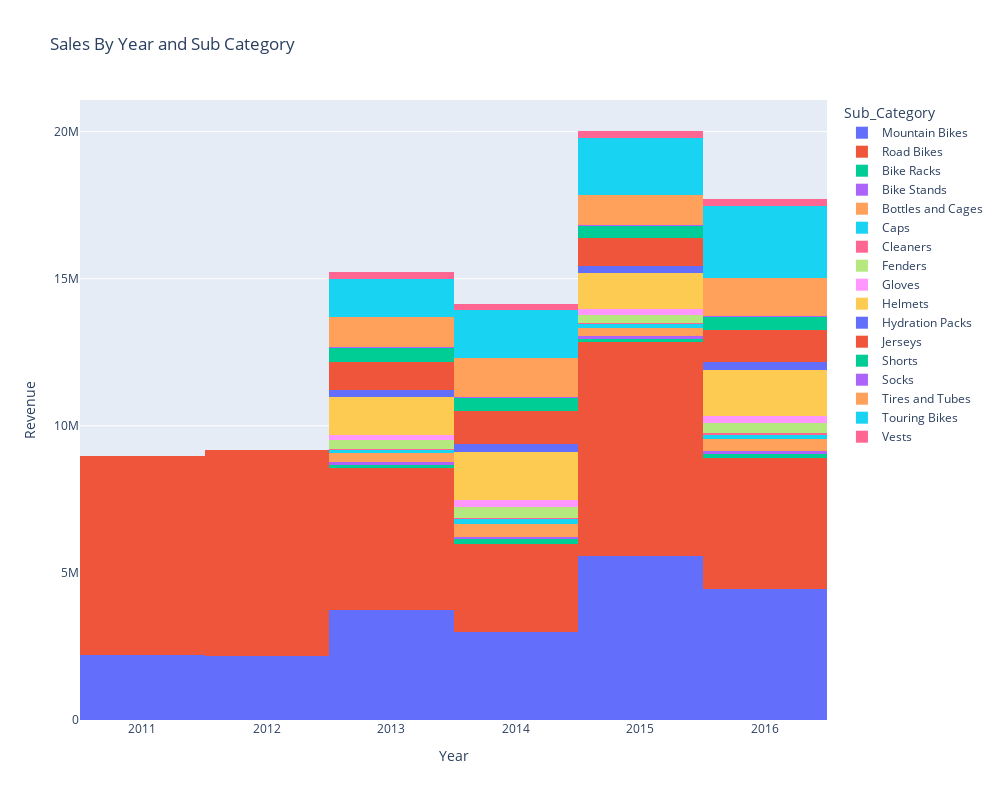

Notebook code for this chart:
### Code cell
# ploting Revenue By year and sub_category
fig = px.histogram(bk2, x= 'Year', y = 'Revenue' ,color = 'Sub_Category',width = 1000, height = 800,title = 'Sales By Year and Sub Category')
fig.update_layout(
    xaxis_title_text='Year',
    yaxis_title_text='Revenue')
fig.show()

### Figure 1 — Plotly figure (JSON) as saved in the notebook; plotly's stock layout.template omitted (floating-point values rounded to 4 significant figures)
{"data": [{"alignmentgroup": "True", "bingroup": "x", "histfunc": "sum", "hovertemplate": "Sub_Category=Mountain Bikes<br>Year=%{x}<br>sum of Revenue=%{y}<extra></extra>", "legendgroup": "Mountain Bikes", "marker": {"color": "#636efa", "pattern": {"shape": ""}}, "name": "Mountain Bikes", "offsetgroup": "Mountain Bikes", "orientation": "v", "showlegend": true, "type": "histogram", "x": [2011, 2012, 2013, 2014, 2015, 2016], "xaxis": "x", "y": [2198270, 2182853, 3732841, 2983026, 5581524, 4445012], "yaxis": "y"}, {"alignmentgroup": "True", "bingroup": "x", "histfunc": "sum", "hovertemplate": "Sub_Category=Road Bikes<br>Year=%{x}<br>sum of Revenue=%{y}<extra></extra>", "legendgroup": "Road Bikes", "marker": {"color": "#EF553B", "pattern": {"shape": ""}}, "name": "Road Bikes", "offsetgroup": "Road Bikes", "orientation": "v", "showlegend": true, "type": "histogram", "x": [2011, 2012, 2013, 2014, 2015, 2016], "xaxis": "x", "y": [6766618, 6993130, 4836352, 3017127, 7279822, 4470012], "yaxis": "y"}, {"alignmentgroup": "True", "bingroup": "x", "histfunc": "sum", "hovertemplate": "Sub_Category=Bike Racks<br>Year=%{x}<br>sum of Revenue=%{y}<extra></extra>", "legendgroup": "Bike Racks", "marker": {"color": "#00cc96", "pattern": {"shape": ""}}, "name": "Bike Racks", "offsetgroup": "Bike Racks", "orientation": "v", "showlegend": true, "type": "histogram", "x": [2013, 2014, 2015, 2016], "xaxis": "x", "y": [112605, 152966, 107813, 144416], "yaxis": "y"}, {"alignmentgroup": "True", "bingroup": "x", "histfunc": "sum", "hovertemplate": "Sub_Category=Bike Stands<br>Year=%{x}<br>sum of Revenue=%{y}<extra></extra>", "legendgroup": "Bike Stands", "marker": {"color": "#ab63fa", "pattern": {"shape": ""}}, "name": "Bike Stands", "offsetgroup": "Bike Stands", "orientation": "v", "showlegend": true, "type": "histogram", "x": [2013, 2014, 2015, 2016], "xaxis": "x", "y": [95396, 83148, 88822, 76709], "yaxis": "y"}, {"alignmentgroup": "True", "bingroup": "x", "histfunc": "sum", "hovertemplate": "Sub_Category=Bottles and Cages<br>Year=%{x}<br>sum of Revenue=%{y}<extra></extra>", "legendgroup": "Bottles and Cages", "marker": {"color": "#FFA15A", "pattern": {"shape": ""}}, "name": "Bottles and Cages", "offsetgroup": "Bottles and Cages", "orientation": "v", "showlegend": true, "type": "histogram", "x": [2013, 2014, 2015, 2016], "xaxis": "x", "y": [292535, 422000, 285144, 409495], "yaxis": "y"}, {"alignmentgroup": "True", "bingroup": "x", "histfunc": "sum", "hovertemplate": "Sub_Category=Caps<br>Year=%{x}<br>sum of Revenue=%{y}<extra></extra>", "legendgroup": "Caps", "marker": {"color": "#19d3f3", "pattern": {"shape": ""}}, "name": "Caps", "offsetgroup": "Caps", "orientation": "v", "showlegend": true, "type": "histogram", "x": [2013, 2014, 2015, 2016], "xaxis": "x", "y": [117068, 161372, 113612, 156725], "yaxis": "y"}, {"alignmentgroup": "True", "bingroup": "x", "histfunc": "sum", "hovertemplate": "Sub_Category=Cleaners<br>Year=%{x}<br>sum of Revenue=%{y}<extra></extra>", "legendgroup": "Cleaners", "marker": {"color": "#FF6692", "pattern": {"shape": ""}}, "name": "Cleaners", "offsetgroup": "Cleaners", "orientation": "v", "showlegend": true, "type": "histogram", "x": [2013, 2014, 2015, 2016], "xaxis": "x", "y": [42840, 58013, 41559, 56409], "yaxis": "y"}, {"alignmentgroup": "True", "bingroup": "x", "histfunc": "sum", "hovertemplate": "Sub_Category=Fenders<br>Year=%{x}<br>sum of Revenue=%{y}<extra></extra>", "legendgroup": "Fenders", "marker": {"color": "#B6E880", "pattern": {"shape": ""}}, "name": "Fenders", "offsetgroup": "Fenders", "orientation": "v", "showlegend": true, "type": "histogram", "x": [2013, 2014, 2015, 2016], "xaxis": "x", "y": [284577, 347236, 277261, 336659], "yaxis": "y"}, {"alignmentgroup": "True", "bingroup": "x", "histfunc": "sum", "hovertemplate": "Sub_Category=Gloves<br>Year=%{x}<br>sum of Revenue=%{y}<extra></extra>", "legendgroup": "Gloves", "marker": {"color": "#FF97FF", "pattern": {"shape": ""}}, "name": "Gloves", "offsetgroup": "Gloves", "orientation": "v", "showlegend": true, "type": "histogram", "x": [2013, 2014, 2015, 2016], "xaxis": "x", "y": [191818, 250571, 185339, 243691], "yaxis": "y"}, {"alignmentgroup": "True", "bingroup": "x", "histfunc": "sum", "hovertemplate": "Sub_Category=Helmets<br>Year=%{x}<br>sum of Revenue=%{y}<extra></extra>", "legendgroup": "Helmets", "marker": {"color": "#FECB52", "pattern": {"shape": ""}}, "name": "Helmets", "offsetgroup": "Helmets", "orientation": "v", "showlegend": true, "type": "histogram", "x": [2013, 2014, 2015, 2016], "xaxis": "x", "y": [1285031, 1629103, 1250303, 1576644], "yaxis": "y"}, {"alignmentgroup": "True", "bingroup": "x", "histfunc": "sum", "hovertemplate": "Sub_Category=Hydration Packs<br>Year=%{x}<br>sum of Revenue=%{y}<extra></extra>", "legendgroup": "Hydration Packs", "marker": {"color": "#636efa", "pattern": {"shape": ""}}, "name": "Hydration Packs", "offsetgroup": "Hydration Packs", "orientation": "v", "showlegend": true, "type": "histogram", "x": [2013, 2014, 2015, 2016], "xaxis": "x", "y": [237491, 264521, 230850, 257544], "yaxis": "y"}, {"alignmentgroup": "True", "bingroup": "x", "histfunc": "sum", "hovertemplate": "Sub_Category=Jerseys<br>Year=%{x}<br>sum of Revenue=%{y}<extra></extra>", "legendgroup": "Jerseys", "marker": {"color": "#EF553B", "pattern": {"shape": ""}}, "name": "Jerseys", "offsetgroup": "Jerseys", "orientation": "v", "showlegend": true, "type": "histogram", "x": [2013, 2014, 2015, 2016], "xaxis": "x", "y": [956093, 1129894, 927556, 1100199], "yaxis": "y"}, {"alignmentgroup": "True", "bingroup": "x", "histfunc": "sum", "hovertemplate": "Sub_Category=Shorts<br>Year=%{x}<br>sum of Revenue=%{y}<extra></extra>", "legendgroup": "Shorts", "marker": {"color": "#00cc96", "pattern": {"shape": ""}}, "name": "Shorts", "offsetgroup": "Shorts", "orientation": "v", "showlegend": true, "type": "histogram", "x": [2013, 2014, 2015, 2016], "xaxis": "x", "y": [447464, 435603, 433788, 423855], "yaxis": "y"}, {"alignmentgroup": "True", "bingroup": "x", "histfunc": "sum", "hovertemplate": "Sub_Category=Socks<br>Year=%{x}<br>sum of Revenue=%{y}<extra></extra>", "legendgroup": "Socks", "marker": {"color": "#ab63fa", "pattern": {"shape": ""}}, "name": "Socks", "offsetgroup": "Socks", "orientation": "v", "showlegend": true, "type": "histogram", "x": [2013, 2014, 2015, 2016], "xaxis": "x", "y": [32888, 41825, 31942, 40516], "yaxis": "y"}, {"alignmentgroup": "True", "bingroup": "x", "histfunc": "sum", "hovertemplate": "Sub_Category=Tires and Tubes<br>Year=%{x}<br>sum of Revenue=%{y}<extra></extra>", "legendgroup": "Tires and Tubes", "marker": {"color": "#FFA15A", "pattern": {"shape": ""}}, "name": "Tires and Tubes", "offsetgroup": "Tires and Tubes", "orientation": "v", "showlegend": true, "type": "histogram", "x": [2013, 2014, 2015, 2016], "xaxis": "x", "y": [1033740, 1336605, 1004202, 1296355], "yaxis": "y"}, {"alignmentgroup": "True", "bingroup": "x", "histfunc": "sum", "hovertemplate": "Sub_Category=Touring Bikes<br>Year=%{x}<br>sum of Revenue=%{y}<extra></extra>", "legendgroup": "Touring Bikes", "marker": {"color": "#19d3f3", "pattern": {"shape": ""}}, "name": "Touring Bikes", "offsetgroup": "Touring Bikes", "orientation": "v", "showlegend": true, "type": "histogram", "x": [2013, 2014, 2015, 2016], "xaxis": "x", "y": [1289594, 1611090, 1937737, 2457126], "yaxis": "y"}, {"alignmentgroup": "True", "bingroup": "x", "histfunc": "sum", "hovertemplate": "Sub_Category=Vests<br>Year=%{x}<br>sum of Revenue=%{y}<extra></extra>", "legendgroup": "Vests", "marker": {"color": "#FF6692", "pattern": {"shape": ""}}, "name": "Vests", "offsetgroup": "Vests", "orientation": "v", "showlegend": true, "type": "histogram", "x": [2013, 2014, 2015, 2016], "xaxis": "x", "y": [251704, 228624, 246717, 222018], "yaxis": "y"}], "layout": {"barmode": "relative", "height": 800, "legend": {"title": {"text": "Sub_Category"}, "tracegroupgap": 0}, "title": {"text": "Sales By Year and Sub Category"}, "width": 1000, "xaxis": {"anchor": "y", "domain": [0.0, 1.0], "title": {"text": "Year"}}, "yaxis": {"anchor": "x", "domain": [0.0, 1.0], "title": {"text": "Revenue"}}}}
